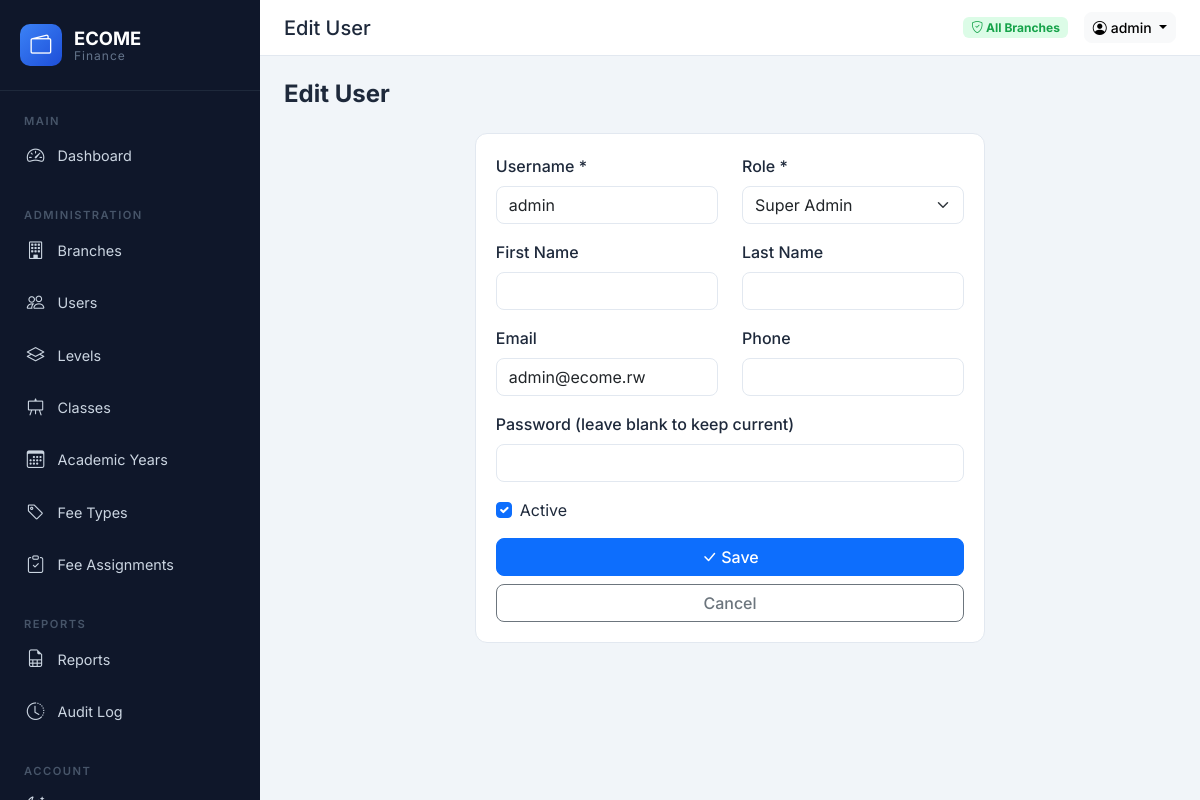
/accounts/users/1/edit/ (signed in), run on an earlier commit of the app's database.
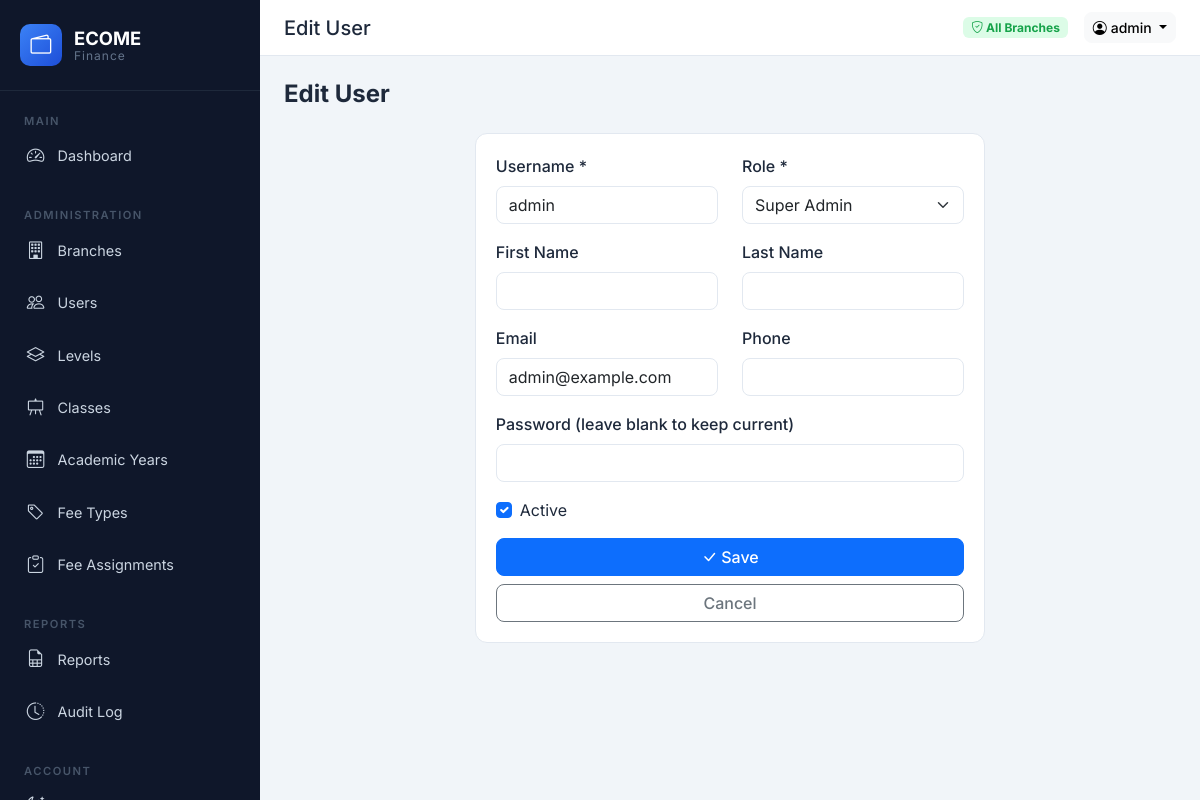
And on a later commit of the database.
### accounts/models.py (models this page shows, shortened)
class User(AbstractUser):
    class Role(models.TextChoices):
        ADMIN = "admin", "Super Admin"
        REGISTRAR = "registrar", "Registrar"
        ACCOUNTANT = "accountant", "Accountant"
    role = models.CharField(
        max_length=20, choices=Role.choices, default=Role.ACCOUNTANT
    )
    branch = models.ForeignKey(
        Branch, on_delete=models.SET_NULL, null=True, blank=True, related_name="users"
    )
    phone = models.CharField(max_length=20, blank=True)
    is_active_user = models.BooleanField(default=True)
    class Meta:
        ordering = ["username"]
    @property
    def is_admin(self):
        return self.role == self.Role.ADMIN
    @property
    def is_registrar(self):
        return self.role == self.Role.REGISTRAR
    @property
    def is_accountant(self):
        return self.role == self.Role.ACCOUNTANT

### accounts/views.py (the view, shortened to what this page needs)
# urls.py: path("accounts/users/<int:pk>/edit/", av.user_edit, name="user_edit"),
@login_required
@user_passes_test(is_admin)
def user_edit(request, pk):
    user = get_object_or_404(User, pk=pk)
    branches = Branch.objects.all()
    return render(request, "accounts/user_form.html", {"user": user, "branches": branches, "title": "Edit User"})

### accounts/views.py (called while the page is built)
def is_admin(user):
    return user.is_authenticated and user.is_admin

### core/context_processors.py (called while the page is built)
def app_context(request):
    return {
        "SCHOOL_NAME": "ECOME Finance",
        "ALL_BRANCHES": Branch.objects.all() if request.user.is_authenticated else [],
    }

### templates/accounts/user_form.html (shortened to what this page needs)
{% extends 'base.html' %}
{% block page_title %}{{ title }}{% endblock %}
{% block content %}
<div class="fade-in-up">
<div class="page-header"><h1>{{ title }}</h1></div>
<div class="row justify-content-center">
    <div class="col-lg-7">
        <div class="stat-card">
            <form method="post">
                <div class="row">
                    <div class="col-12 col-md-6 mb-3">
                        <label class="form-label fw-medium">Username *</label>
                        <input type="text" name="username" class="form-control" value="{{ user.username|default:'' }}" required>
                    </div>
                    <div class="col-12 col-md-6 mb-3">
                        <label class="form-label fw-medium">Role *</label>
                        <select name="role" class="form-select" id="roleSelect">
                            <option value="admin" {% if user.role == 'admin' %}selected{% endif %}>Super Admin</option>
                        </select>
                    </div>
                </div>
                <div class="row">
                    <div class="col-12 col-md-6 mb-3">
                        <label class="form-label fw-medium">First Name</label>
                        <input type="text" name="first_name" class="form-control" value="{{ user.first_name|default:'' }}">
                    </div>
                    <div class="col-12 col-md-6 mb-3">
                        <label class="form-label fw-medium">Last Name</label>
                        <input type="text" name="last_name" class="form-control" value="{{ user.last_name|default:'' }}">
                    </div>
                </div>
                <div class="row">
                    <div class="col-12 col-md-6 mb-3">
                        <label class="form-label fw-medium">Email</label>
                        <input type="email" name="email" class="form-control" value="{{ user.email|default:'' }}">
                    </div>
                    <div class="col-12 col-md-6 mb-3">
                        <label class="form-label fw-medium">Phone</label>
                        <input type="text" name="phone" class="form-control" value="{{ user.phone|default:'' }}">
                    </div>
                </div>
                <div class="mb-3">
                    <label class="form-label fw-medium">Password {% if user.pk %}(leave blank to keep current){% else %}*{% endif %}</label>
                    <input type="password" name="password" class="form-control" {% if not user.pk %}required{% endif %}>
                </div>
                {% if user.pk %}
                <div class="mb-3 form-check">
                    <input type="checkbox" name="is_active" class="form-check-input" id="isActive" {% if user.is_active %}checked{% endif %}>
                    <label class="form-check-label" for="isActive">Active</label>
                </div>
                {% endif %}
                <div class="d-flex gap-2 flex-wrap">
                    <button type="submit" class="btn btn-primary w-100 w-sm-auto"><i class="bi bi-check-lg me-1"></i>Save</button>
                    <a href="{% url 'accounts:user_list' %}" class="btn btn-outline-secondary w-100 w-sm-auto">Cancel</a>
                </div>
            </form>
        </div>
    </div>
</div>
</div>
{% endblock %}

### templates/base.html (shortened to what the changed rows need)
{% load static %}
<!DOCTYPE html>
<html lang="en" data-bs-theme="light">
<head>
    <link href="https://cdn.jsdelivr.net/npm/bootstrap@5.3.3/dist/css/bootstrap.min.css" rel="stylesheet">
    <link href="https://cdn.jsdelivr.net/npm/bootstrap-icons@1.11.3/font/bootstrap-icons.min.css" rel="stylesheet">
    <link href="{% static 'css/app.css' %}" rel="stylesheet">
</head>
<body>
{% if user and user.is_authenticated %}
<div class="layout-wrapper">
    <div class="main-content">
        <header class="topbar">
            <div class="topbar-right">
                <div class="dropdown">
                    <button class="btn btn-light btn-sm dropdown-toggle" data-bs-toggle="dropdown">
                        <i class="bi bi-person-circle me-1"></i>{% if user %}{{ user.get_full_name|default:user.username }}{% else %}Guest{% endif %}
                    </button>
                </div>
            </div>
        </header>
        <main class="content-area">
            {% block content %}{% endblock %}
        </main>
    </div>
</div>
{% else %}
{% block auth_content %}{% endblock %}
{% endif %}
</body>
</html>

What changed in the data, as far as the page shows it:
changed User "admin": email "admin@ecome.rw" → "admin@example.com"
